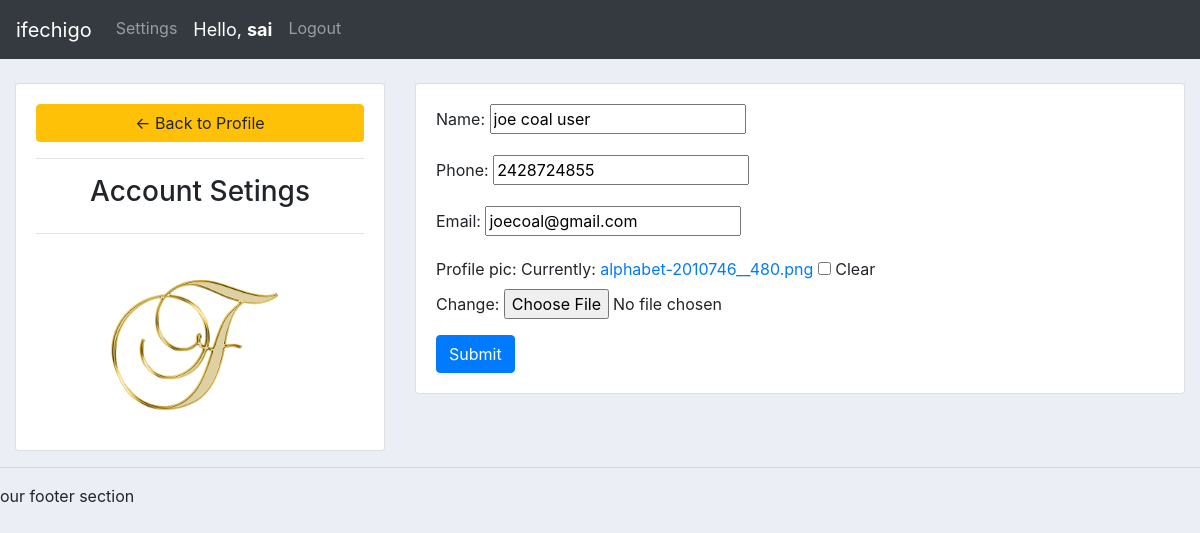
Screenshot of /user/user_settings/ (signed in) with the database file from the repository.
### account/models.py (models this page shows, shortened)
class Customer(models.Model):
    user = models.OneToOneField(User, null=True, blank=True, on_delete=models.CASCADE)
    name = models.CharField(max_length=200, null=True)
    phone = models.CharField(max_length=200, null=True)
    email = models.EmailField(max_length=100, null=True)
    profile_pic = models.ImageField(default="default_pic.png", null=True, blank=True)
    date_created = models.DateTimeField(auto_now_add=True, null=True)

### account/decorators.py (the view)
        def wrapper_func(request, *args, **kwargs):
            group = None
            if request.user.groups.exists():
                group = request.user.groups.all()[0].name
            if group in allowed_roles:
                return view_func(request, *args, **kwargs)
            else:
                return HttpResponse('You are not authorized to view this page')

### account/forms.py
class CustomerForm(ModelForm):
    class Meta:
        model = Customer
        fields = '__all__'
        exclude = ['user', ]

### account/views.py (called while the page is built)
@login_required(login_url='login')
@allowed_users(allowed_roles=['customer'])
def userSettings(request):
    customer = request.user.customer
    form = CustomerForm(instance=customer)
    if request.method == 'POST':
        form = CustomerForm(request.POST, request.FILES, instance=customer)
        if form.is_valid():
            form.save()
            return redirect('user_settings')
    context = {'form': form}
    return render(request, 'account/user_settings.html', context)

### templates/account/user_settings.html (shortened to what this page needs)
{% extends 'account/main.html' %}
{% load static %}
{% block content %}
    <br>
    <div class="row">
        <div class="col-md-4">
            <div class="card card-body">
                <a href="{% url 'user_page' %}" class="btn btn-warning"> &#8592; Back to Profile </a>
                <hr>
                <h3 style="text-align: center;">Account Setings</h3>
                <hr>
                <img class="profile-pic" src="{{ request.user.customer.profile_pic.url }}" alt="">
            </div>
        </div>
        <div class="col-md-8">
            <div class="card card-body">
                <form action="" method="POST" enctype="multipart/form-data">
                    {{ form.as_p }}
                    <input type="submit" name="update information" class="btn btn-primary">
                </form>
            </div>
        </div>
    </div>
{% endblock %}

### templates/account/navbar.html (shortened to what this page needs)
{% load static %}
<nav class="navbar navbar-expand-lg navbar-dark bg-dark">
  <a class="navbar-brand" href="#">ifechigo</a>
  <div class="collapse navbar-collapse" id="navbarNav">
    <ul class="navbar-nav">
      {% if request.user.is_staff %}
      <li class="nav-item active">
        <a class="nav-link" href="{% url 'dashboard' %}">Dashboard</a>
      </li>
      <li class="nav-item">
        <a class="nav-link" href="{% url 'products' %}">Products</a>
      </li>
      {% else %}
      <li class="nav-item">
        <a class="nav-link" href="{% url 'user_settings' %}">Settings</a>
      </li>
      {% endif %}
      <li class="nav-item">
        <a class="nav-link" id="hello-msg" href="#">Hello, <strong>{{ request.user }}</strong> </a>
      </li>
      <li class="nav-item">
        <a class="nav-link" href="{% url 'logout' %}">Logout</a>
      </li>
    </ul>
  </div>
</nav>

### static/css/main.css (style rules this page uses)
body { background-color: #ebeff5; }

### templates/account/navbar.html (style rules this page uses)
#hello-msg { color: white; font-size: 18px; }

### templates/account/user_settings.html (style rules this page uses)
.profile-pic { width: 180px; height: 180px; margin: 0 auto; border-radius: 50%; }

### rows the page displays
Customer: name "joe coal user", phone "2428724855", email "joecoal@gmail.com"

### other values shown
{{ request.user }} "sai"
